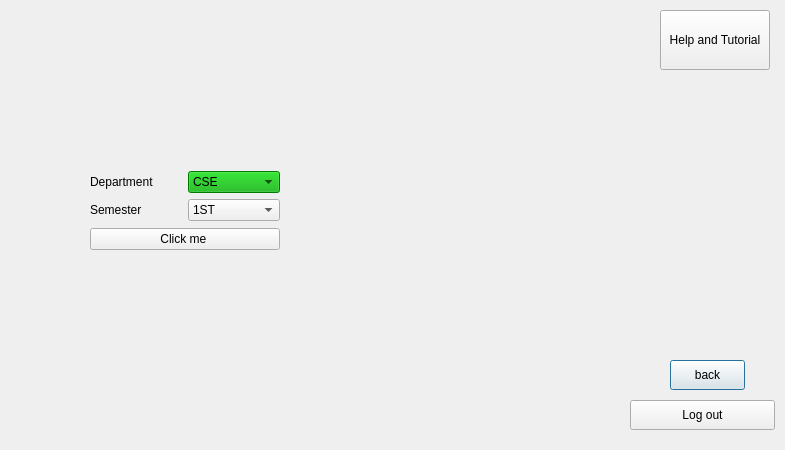
<?xml version="1.0" encoding="UTF-8"?>
<ui version="4.0">
 <class>thDialog</class>
 <widget class="QDialog" name="thDialog">
  <property name="geometry">
   <rect>
    <x>0</x>
    <y>0</y>
    <width>785</width>
    <height>450</height>
   </rect>
  </property>
  <property name="windowTitle">
   <string>Dialog</string>
  </property>
  <widget class="QPushButton" name="pushButton_back">
   <property name="geometry">
    <rect>
     <x>670</x>
     <y>360</y>
     <width>75</width>
     <height>30</height>
    </rect>
   </property>
   <property name="text">
    <string>back</string>
   </property>
  </widget>
  <widget class="QPushButton" name="pushButton_logout">
   <property name="geometry">
    <rect>
     <x>630</x>
     <y>400</y>
     <width>145</width>
     <height>30</height>
    </rect>
   </property>
   <property name="text">
    <string>Log out</string>
   </property>
  </widget>
  <widget class="QWidget" name="layoutWidget">
   <property name="geometry">
    <rect>
     <x>90</x>
     <y>170</y>
     <width>190</width>
     <height>83</height>
    </rect>
   </property>
   <layout class="QVBoxLayout" name="verticalLayout_2">
    <item>
     <layout class="QVBoxLayout" name="verticalLayout">
      <item>
       <layout class="QHBoxLayout" name="horizontalLayout">
        <item>
         <widget class="QLabel" name="label">
          <property name="text">
           <string>Department</string>
          </property>
         </widget>
        </item>
        <item>
         <widget class="QComboBox" name="comboBox">
          <property name="styleSheet">
           <string notr="true">#comboBox{
background-color:rgb(0, 170, 0);
}</string>
          </property>
          <item>
           <property name="text">
            <string>CSE</string>
           </property>
          </item>
          <item>
           <property name="text">
            <string>EEE</string>
           </property>
          </item>
          <item>
           <property name="text">
            <string>ETE</string>
           </property>
          </item>
          <item>
           <property name="text">
            <string>BBA</string>
           </property>
          </item>
          <item>
           <property name="text">
            <string>FARMASI</string>
           </property>
          </item>
         </widget>
        </item>
       </layout>
      </item>
      <item>
       <layout class="QHBoxLayout" name="horizontalLayout_2">
        <item>
         <widget class="QLabel" name="label_2">
          <property name="text">
           <string>Semester</string>
          </property>
         </widget>
        </item>
        <item>
         <widget class="QComboBox" name="comboBox_2">
          <item>
           <property name="text">
            <string>1ST</string>
           </property>
          </item>
          <item>
           <property name="text">
            <string>2ND</string>
           </property>
          </item>
          <item>
           <property name="text">
            <string>3RD</string>
           </property>
          </item>
          <item>
           <property name="text">
            <string>4TH</string>
           </property>
          </item>
          <item>
           <property name="text">
            <string>5TH</string>
           </property>
          </item>
          <item>
           <property name="text">
            <string>6TH</string>
           </property>
          </item>
          <item>
           <property name="text">
            <string>7TH</string>
           </property>
          </item>
          <item>
           <property name="text">
            <string>8TH</string>
           </property>
          </item>
         </widget>
        </item>
       </layout>
      </item>
     </layout>
    </item>
    <item>
     <widget class="QPushButton" name="pushButton_ok">
      <property name="text">
       <string>Click me </string>
      </property>
     </widget>
    </item>
   </layout>
  </widget>
  <widget class="QPushButton" name="pushButton">
   <property name="geometry">
    <rect>
     <x>660</x>
     <y>10</y>
     <width>110</width>
     <height>60</height>
    </rect>
   </property>
   <property name="text">
    <string>Help and Tutorial</string>
   </property>
  </widget>
 </widget>
 <resources/>
 <connections>
  <connection>
   <sender>pushButton_back</sender>
   <signal>clicked()</signal>
   <receiver>thDialog</receiver>
   <slot>close()</slot>
   <hints>
    <hint type="sourcelabel">
     <x>296</x>
     <y>232</y>
    </hint>
    <hint type="destinationlabel">
     <x>318</x>
     <y>260</y>
    </hint>
   </hints>
  </connection>
 </connections>
</ui>
